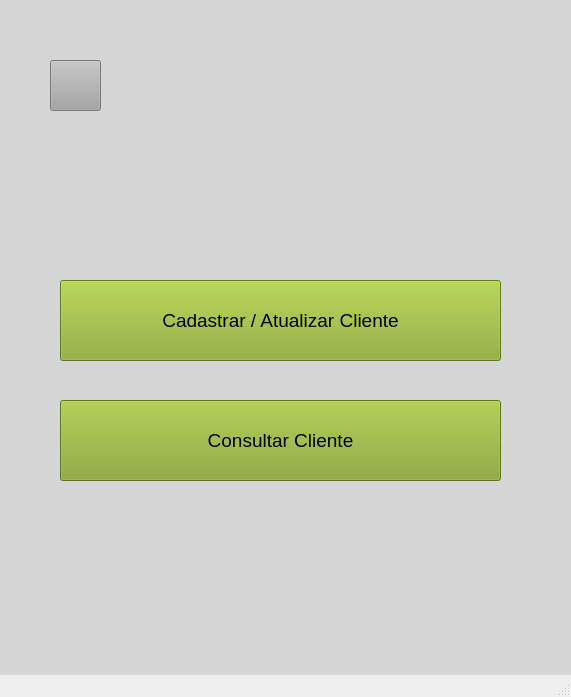
<?xml version="1.0" encoding="UTF-8"?>
<ui version="4.0">
 <class>MainWindow</class>
 <widget class="QMainWindow" name="MainWindow">
  <property name="geometry">
   <rect>
    <x>0</x>
    <y>0</y>
    <width>571</width>
    <height>697</height>
   </rect>
  </property>
  <property name="windowTitle">
   <string>MainWindow</string>
  </property>
  <widget class="QWidget" name="centralwidget">
   <widget class="QPushButton" name="btncadastroclientemenu_2">
    <property name="geometry">
     <rect>
      <x>60</x>
      <y>280</y>
      <width>441</width>
      <height>81</height>
     </rect>
    </property>
    <property name="font">
     <font>
      <pointsize>14</pointsize>
     </font>
    </property>
    <property name="styleSheet">
     <string notr="true">background-color: rgb(136, 169, 39);</string>
    </property>
    <property name="text">
     <string>Cadastrar / Atualizar Cliente</string>
    </property>
   </widget>
   <widget class="QLabel" name="lblLogo_2">
    <property name="geometry">
     <rect>
      <x>140</x>
      <y>20</y>
      <width>311</width>
      <height>261</height>
     </rect>
    </property>
    <property name="text">
     <string/>
    </property>
    <property name="pixmap">
     <pixmap>Inserir_um_título-removebg-preview.png</pixmap>
    </property>
    <property name="scaledContents">
     <bool>true</bool>
    </property>
   </widget>
   <widget class="QPushButton" name="btnconsultarclientemenu_2">
    <property name="geometry">
     <rect>
      <x>60</x>
      <y>400</y>
      <width>441</width>
      <height>81</height>
     </rect>
    </property>
    <property name="font">
     <font>
      <pointsize>14</pointsize>
     </font>
    </property>
    <property name="styleSheet">
     <string notr="true">background-color: rgb(130, 162, 37);</string>
    </property>
    <property name="text">
     <string>Consultar Cliente</string>
    </property>
   </widget>
   <widget class="QLabel" name="lblfundo_2">
    <property name="geometry">
     <rect>
      <x>-20</x>
      <y>-10</y>
      <width>921</width>
      <height>921</height>
     </rect>
    </property>
    <property name="styleSheet">
     <string notr="true">background-color: rgb(214, 214, 214);</string>
    </property>
    <property name="text">
     <string/>
    </property>
   </widget>
   <widget class="QPushButton" name="btnvoltarmenuprincipal">
    <property name="geometry">
     <rect>
      <x>50</x>
      <y>60</y>
      <width>51</width>
      <height>51</height>
     </rect>
    </property>
    <property name="styleSheet">
     <string notr="true">background-color: rgb(165, 165, 165);
font: 75 12pt &quot;MS Shell Dlg 2&quot;;</string>
    </property>
    <property name="text">
     <string/>
    </property>
    <property name="icon">
     <iconset>
      <normaloff>botao-voltar.png</normaloff>botao-voltar.png</iconset>
    </property>
    <property name="iconSize">
     <size>
      <width>32</width>
      <height>32</height>
     </size>
    </property>
   </widget>
   <zorder>lblfundo_2</zorder>
   <zorder>btncadastroclientemenu_2</zorder>
   <zorder>lblLogo_2</zorder>
   <zorder>btnconsultarclientemenu_2</zorder>
   <zorder>btnvoltarmenuprincipal</zorder>
  </widget>
  <widget class="QMenuBar" name="menubar">
   <property name="geometry">
    <rect>
     <x>0</x>
     <y>0</y>
     <width>571</width>
     <height>21</height>
    </rect>
   </property>
  </widget>
  <widget class="QStatusBar" name="statusbar"/>
 </widget>
 <resources/>
 <connections/>
</ui>
